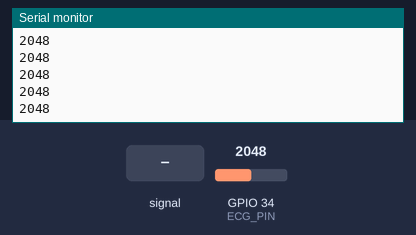
Bench run of a sketch on a simulated ESP32. Parts: the last lines printed to the serial monitor. Inputs (shaded band) come from the test bench; at power-on: GPIO 34 (ECG_PIN) = 2048 (analog values on the 0–4095 scale).

Above: at 1.7 s.
1.8 s: GPIO 34 (ECG_PIN) fed a 200 Hz sine of ±327 counts around its level
At 1.81 s:
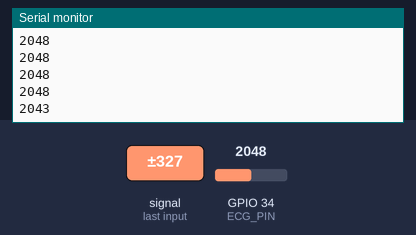
3.3 s: GPIO 34 (ECG_PIN) set to 2866
At 3.31 s:
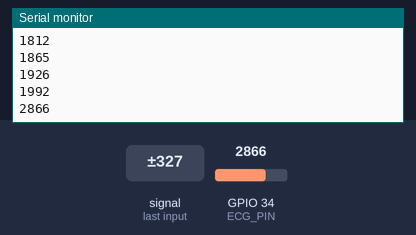
4.8 s: GPIO 34 (ECG_PIN) fed a 1000 Hz sine of ±1023 counts around its level
At 4.81 s:
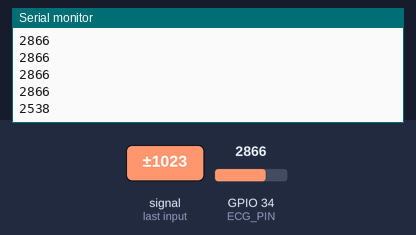
6.3 s: GPIO 34 (ECG_PIN) set to 3603
At 6.31 s:
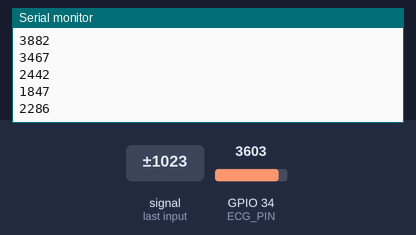
Timing chart, 0 to 8.8 s (numbered marks = the images above; inputs shaded):
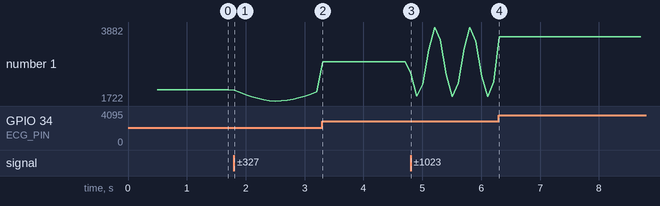

The sketch:

adc_pin_test.ino
```cpp
/*
  Diagnostic sketch: raw ADC reader for GPIO34.

  Purpose: isolate whether the ESP32<->AD8232 OUTPUT connection is solid,
  separately from WiFi/WebSocket/server, to explain the rail-to-rail
  (0 / 4095) glitching seen in the full ECG pipeline.

  How to use:
    1. Flash this sketch (Arduino IDE: select ESP32 Dev Module, correct port).
    2. Open Serial Monitor at 115200 baud.
    3. With NOTHING connected to GPIO34: values should look wildly random/jumpy
       if the pin is truly floating -- that's expected and fine, not a bug.
    4. Now connect AD8232 OUTPUT to GPIO34 as normal. Values should settle into
       a fairly stable range roughly in the middle third of 0-4095 (varies with
       your board/electrodes), not constantly slamming to 0 or 4095.
    5. While watching Serial Monitor, gently wiggle/press each connection point
       (the GPIO34 jumper, the AD8232 module in its breadboard slot, the
       electrode snap connectors). If the numbers jump to 0/4095 or go crazy
       exactly when you touch a specific point, that's your loose connection.
    6. Also touch the bare exposed metal of the wire going into GPIO34 with a
       finger -- if the ESP32 is otherwise idle/unconnected to WiFi, touching
       a floating analog pin usually causes visible noise, confirming the ADC
       itself is working; if it does nothing at all even floating, suspect a
       bad GPIO34 pin or board.

  This sketch does NOT connect to WiFi, so WiFi radio activity is ruled out
  as a noise source while you test.
*/

const int ECG_PIN = 34;

void setup() {
  Serial.begin(115200);
  analogReadResolution(12); // 0-4095, matches main firmware
  delay(500);
  Serial.println("ADC pin test starting on GPIO34...");
}

void loop() {
  int value = analogRead(ECG_PIN);
  Serial.println(value);
  delay(100);
}
```

Measured:
- after the input at 1.8 s, the serial monitor: prints a new line at once (image 1)
- after the input at 3.3 s, the serial monitor: prints a new line at once (image 2)
- after the input at 4.8 s, the serial monitor: prints a new line at once (image 3)
- plotted number 1: 2048 → 1992 after the input at 1.8 s, 1992 → 2866 after the input at 3.3 s, 2866 → 2286 after the input at 4.8 s, 2286 → 3603 after the input at 6.3 s
